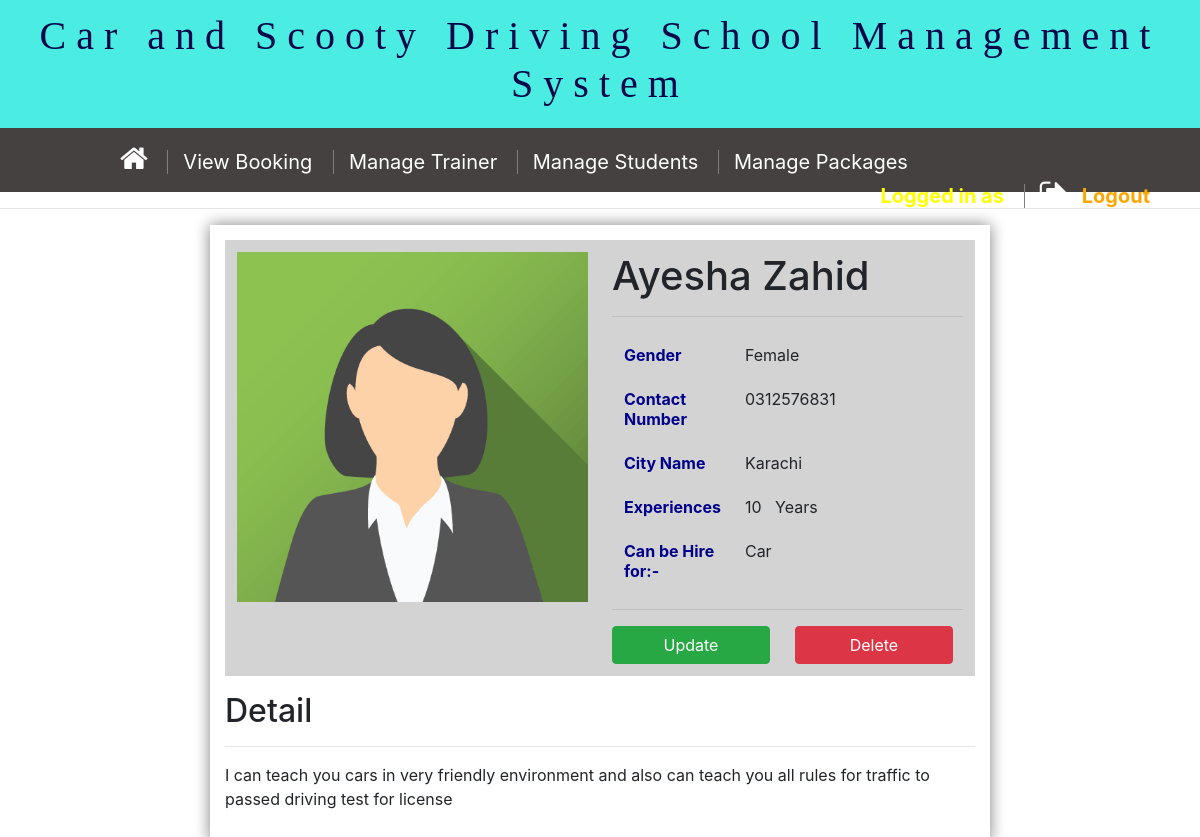
Screenshot of /adminUI/viewtrainerdetail.php?trainerregid=1 with the database file from the repository.
### tables this page shows
CREATE TABLE `trainertable` (
  `tid` int(11) NOT NULL,
  `t_name` char(100) NOT NULL,
  `t_gender` char(25) NOT NULL,
  `t_contact` varchar(25) NOT NULL,
  `t_city` varchar(100) NOT NULL,
  `t_address` varchar(255) NOT NULL,
  `experience` int(11) NOT NULL,
  `servicedetail` text NOT NULL,
  `vehicle_detail` varchar(255) NOT NULL,
  `t_email` varchar(100) NOT NULL,
  `t_loginpasswrd` varchar(50) NOT NULL,
  `t_status` char(25) NOT NULL
);

### db/student/dbviewtrainerdetail.php (called while the page is built, shortened)
<?php
include 'connection.php';
if (isset($_GET['trainerregid'])) {
     $trainerid = $_GET['trainerregid'];
     $query = "SELECT  *  FROM trainertable where tid   ='$trainerid'";
     $result = mysqli_query($conn, $query);
     if ($result->num_rows > 0) {
          $row = mysqli_fetch_assoc($result);
          $trainerid = $row["tid"];
          $name = $row["t_name"];
          $gender = $row["t_gender"];
          $city = $row["t_city"];
          $exprience = $row["experience"];
          $contact = $row["t_contact"];
          $detail = $row["servicedetail"];
          $vname = $row['vehicle_detail'];
     }
}
?>

### adminUI/viewtrainerdetail.php (the view, shortened to what this page needs)
<html lang="en">
<head>
    <link rel="stylesheet" href="../css/index.css">
    <?php
        include "../header/adminheader.php";
        include "../db/student/dbviewtrainerdetail.php";
    ?>
</head>
<body>
    <div style="padding:15px; width:65%; margin:auto; box-shadow: 0px 0px 15px 0px grey;">
        <table class="table table-borderless">
            <tr id="tr1">
                <td style="width:50%">
                    <?php
                    if ($gender == "Male") {
                        echo '
        <img  src="../images/male.png" style="width:100%; height: auto;" class="img-thumbnail" >';
                    } else {
                        echo '
        <img class="d" src="../images/female.png" style="width:100%; height: auto;" class="img-thumbnail" >';
                    }
                    ?>
                </td>
                <td style="width:75%">
                    <h1>
                        <?php echo $name;  ?>
                    </h1>
                    <hr>
                    <table class="table table-borderedless">
                        <tr>
                            <td id="tds">Gender</td>
                            <td><?php echo $gender; ?> </td>
                </td>
            </tr>
            <tr>
                <td id="tds">Contact Number</td>
                <td>0<?php echo  $contact; ?> </td>
            </tr>
            <tr>
                <td id="tds">City Name</td>
                <td><?php echo $city; ?></td>
            </tr>
            <tr>
                <td id="tds">Experiences</td>
                <td><?php echo  $exprience; ?> &nbsp; Years</td>
            </tr>
            <tr>
                <td id="tds">Can be Hire for:-</td>
                <td><?php echo $vname; ?></td>
            </tr>
        </table>
        <hr>
        <?php
        echo "<a href='updatetrainerprofile.php?update=" . $trainerid . "'><button class='btn btn-success' style='width:45%;'>Update</button></a> &emsp;
        <a href='../db/admin/dbdeletetrainer.php?delete=" . $trainerid . "'><button class='btn btn-danger' style='width:45%;'>Delete</button></a>";
        ?>
        <h2>Detail</h2>
        <hr>
        <p><?php echo $detail; ?></p>
    </div>
<br><br>
</body>
</html>

### adminUI/viewtrainerdetail.php (style rules this page uses)
#tr1 { background: lightgray; padding: 10px; }
#tds { width: 25%; font-weight: bold; color: darkblue; }

### rows the page displays
trainertable: t_name "Ayesha Zahid", t_gender "Female", t_contact "312576831", t_city "Karachi", experience "10", vehicle_detail "Car", servicedetail "I can teach you cars in very friendly environment and also can teach you all rules for traffic to passed driving test for license"
